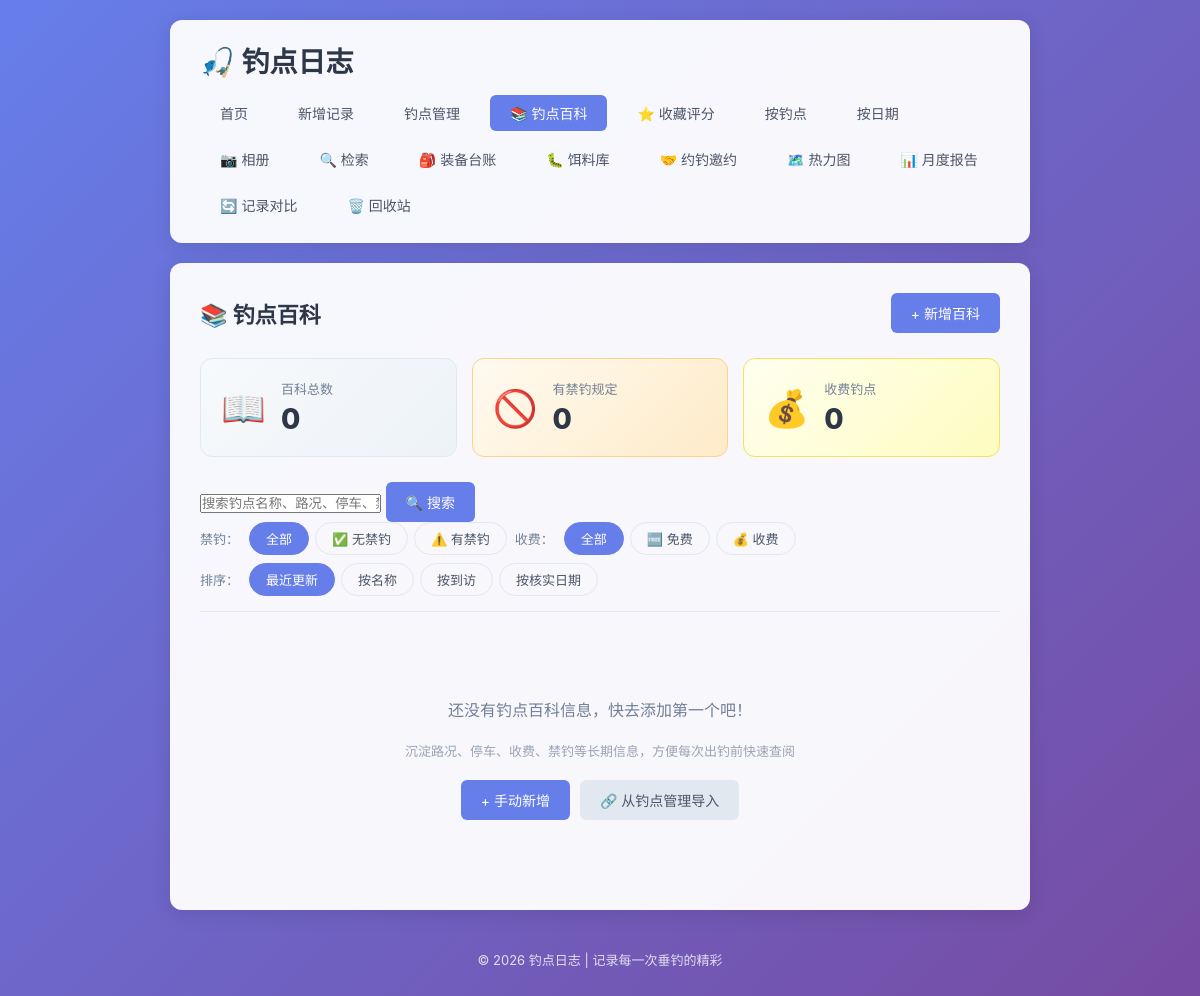
Before: /wiki with the older database file.
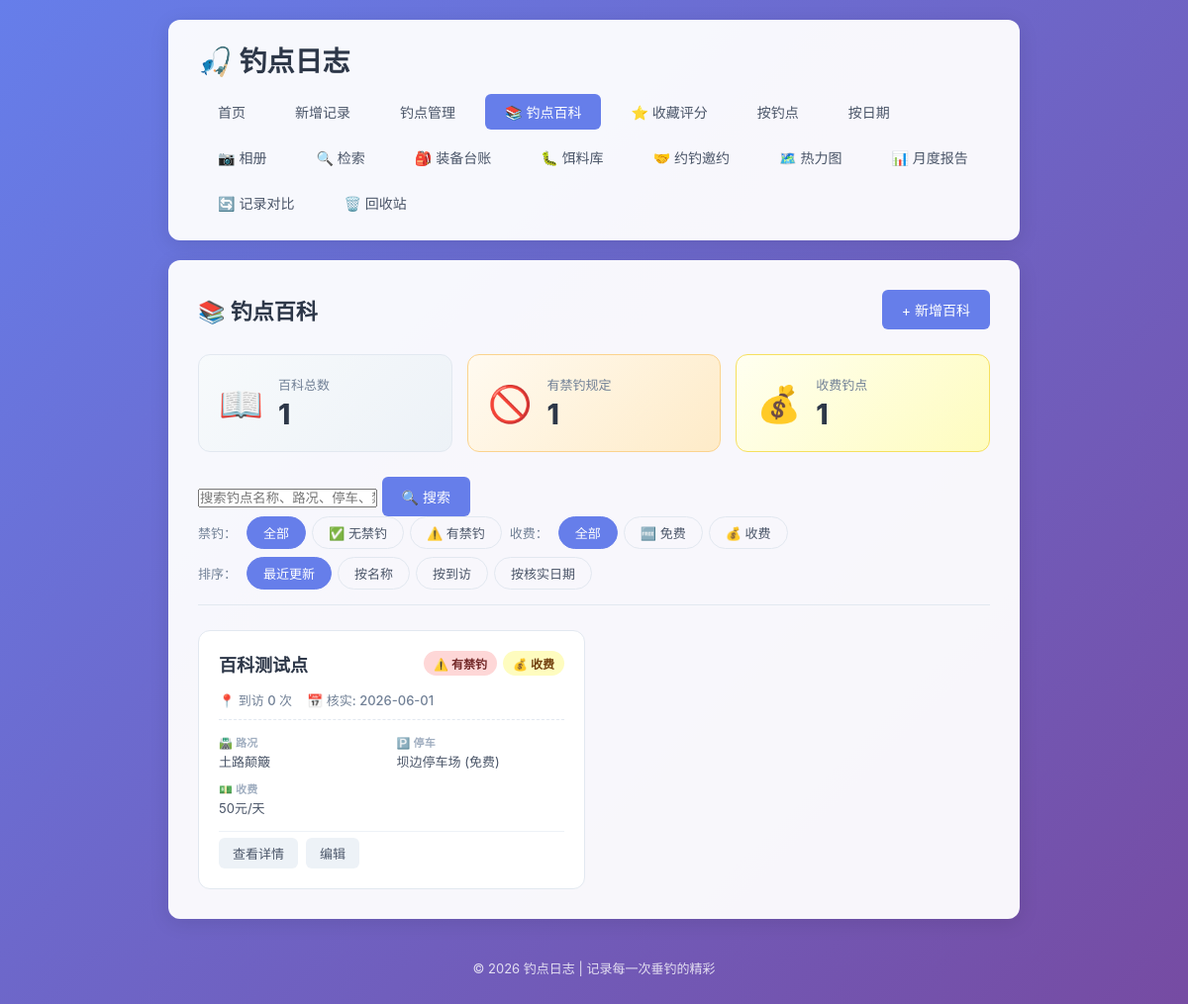
After: the same page with the newer database file.
### tables this page shows
CREATE TABLE spot_wiki (
            id INTEGER PRIMARY KEY AUTOINCREMENT,
            spot_id INTEGER,
            spot_name TEXT NOT NULL,
            road_condition TEXT,
            parking_info TEXT,
            parking_fee TEXT,
            fishing_fee TEXT,
            ban_info TEXT,
            best_time TEXT,
            water_features TEXT,
            suitable_methods TEXT,
            facilities TEXT,
            safety_notes TEXT,
            tips TEXT,
            source TEXT,
            info_date DATE,
            created_at TIMESTAMP DEFAULT CURRENT_TIMESTAMP,
            updated_at TIMESTAMP DEFAULT CURRENT_TIMESTAMP,
            deleted_at TIMESTAMP,
            FOREIGN KEY (spot_id) REFERENCES fishing_spots(id) ON DELETE SET NULL
        );

### app.py (the view)
@app.route('/wiki')
def wiki_list():
    conn = get_db()
    sort_by = request.args.get('sort', 'recent')
    keyword = request.args.get('q', '').strip()
    has_ban_filter = request.args.get('ban', None)
    has_fee_filter = request.args.get('fee', None)
    query = '''
        SELECT w.*,
               (SELECT COUNT(*) FROM fishing_logs l WHERE l.spot = w.spot_name AND l.deleted_at IS NULL) as visit_count
        FROM spot_wiki w
        WHERE w.deleted_at IS NULL
    '''
    params = []
    conditions = []
    if keyword:
        conditions.append('(w.spot_name LIKE ? OR w.road_condition LIKE ? OR w.parking_info LIKE ? OR w.ban_info LIKE ? OR w.tips LIKE ?)')
        like = f'%{keyword}%'
        params.extend([like, like, like, like, like])
    if has_ban_filter == 'yes':
        conditions.append('w.ban_info IS NOT NULL AND w.ban_info != ""')
    elif has_ban_filter == 'no':
        conditions.append('(w.ban_info IS NULL OR w.ban_info = "")')
    if has_fee_filter == 'free':
        conditions.append('(w.fishing_fee LIKE ? OR w.fishing_fee IS NULL OR w.fishing_fee = "")')
        params.append('%免费%')
    elif has_fee_filter == 'paid':
        conditions.append('w.fishing_fee IS NOT NULL AND w.fishing_fee != "" AND w.fishing_fee NOT LIKE ?')
        params.append('%免费%')
    if conditions:
        query += ' AND ' + ' AND '.join(conditions)
    if sort_by == 'name':
        query += ' ORDER BY w.spot_name'
    elif sort_by == 'visit':
        query += ' ORDER BY visit_count DESC'
    elif sort_by == 'info_date':
        query += ' ORDER BY w.info_date DESC NULLS LAST'
    else:
        query += ' ORDER BY w.updated_at DESC, w.created_at DESC'
    wikis = conn.execute(query, params).fetchall()
    wiki_list_data = [dict(w) for w in wikis]
    stats = conn.execute('''
        SELECT
            COUNT(*) as total,
            SUM(CASE WHEN ban_info IS NOT NULL AND ban_info != '' THEN 1 ELSE 0 END) as ban_count,
            SUM(CASE WHEN fishing_fee IS NOT NULL AND fishing_fee != '' AND fishing_fee NOT LIKE '%免费%' THEN 1 ELSE 0 END) as paid_count
        FROM spot_wiki WHERE deleted_at IS NULL
    ''').fetchone()
    conn.close()
    return render_template(
        'spot_wiki_list.html',
        wikis=wiki_list_data,
        sort_by=sort_by,
        keyword=keyword,
        has_ban_filter=has_ban_filter,
        has_fee_filter=has_fee_filter,
        total=stats['total'] or 0,
        ban_count=stats['ban_count'] or 0,
        paid_count=stats['paid_count'] or 0
    )

### app.py (called while the page is built)
def get_db():
    conn = sqlite3.connect(DB_PATH)
    conn.row_factory = sqlite3.Row
    return conn

### templates/spot_wiki_list.html (shortened to what this page needs)
{% extends 'base.html' %}
{% block content %}
    <div class="page-header">
        <h2>📚 钓点百科</h2>
        <div style="display: flex; gap: 10px; flex-wrap: wrap;">
            <a href="{{ url_for('wiki_add') }}" class="btn btn-primary">+ 新增百科</a>
        </div>
    </div>
    <div class="wiki-stats-grid">
        <div class="wiki-stat-card">
            <div class="wiki-stat-icon">📖</div>
            <div class="wiki-stat-content">
                <div class="wiki-stat-label">百科总数</div>
                <div class="wiki-stat-value">{{ total }}</div>
            </div>
        </div>
        <div class="wiki-stat-card warn">
            <div class="wiki-stat-icon">🚫</div>
            <div class="wiki-stat-content">
                <div class="wiki-stat-label">有禁钓规定</div>
                <div class="wiki-stat-value">{{ ban_count }}</div>
            </div>
        </div>
        <div class="wiki-stat-card info">
            <div class="wiki-stat-icon">💰</div>
            <div class="wiki-stat-content">
                <div class="wiki-stat-label">收费钓点</div>
                <div class="wiki-stat-value">{{ paid_count }}</div>
            </div>
        </div>
    </div>
    <div class="search-section">
        <form method="GET" action="{{ url_for('wiki_list') }}" class="search-bar-form">
            <div class="search-input-group">
                <input type="text" name="q" placeholder="搜索钓点名称、路况、停车、禁钓、技巧..."
                       value="{{ keyword }}" class="search-input">
                <button type="submit" class="btn btn-primary">🔍 搜索</button>
            </div>
        </form>
    </div>
    <div class="filter-bar">
        <div class="filter-group">
            <span class="filter-label">禁钓：</span>
            <a href="{{ url_for('wiki_list', sort=sort_by, q=keyword, fee=has_fee_filter) }}"
               class="filter-btn {% if has_ban_filter is none %}active{% endif %}">全部</a>
            <a href="{{ url_for('wiki_list', sort=sort_by, q=keyword, fee=has_fee_filter, ban='no') }}"
               class="filter-btn {% if has_ban_filter == 'no' %}active{% endif %}">✅ 无禁钓</a>
            <a href="{{ url_for('wiki_list', sort=sort_by, q=keyword, fee=has_fee_filter, ban='yes') }}"
               class="filter-btn {% if has_ban_filter == 'yes' %}active{% endif %}">⚠️ 有禁钓</a>
        </div>
        <div class="filter-group">
            <span class="filter-label">收费：</span>
            <a href="{{ url_for('wiki_list', sort=sort_by, q=keyword, ban=has_ban_filter) }}"
               class="filter-btn {% if has_fee_filter is none %}active{% endif %}">全部</a>
            <a href="{{ url_for('wiki_list', sort=sort_by, q=keyword, ban=has_ban_filter, fee='free') }}"
               class="filter-btn {% if has_fee_filter == 'free' %}active{% endif %}">🆓 免费</a>
            <a href="{{ url_for('wiki_list', sort=sort_by, q=keyword, ban=has_ban_filter, fee='paid') }}"
               class="filter-btn {% if has_fee_filter == 'paid' %}active{% endif %}">💰 收费</a>
        </div>
        <div class="filter-group">
            <span class="filter-label">排序：</span>
            <a href="{{ url_for('wiki_list', q=keyword, ban=has_ban_filter, fee=has_fee_filter, sort='recent') }}"
               class="filter-btn {% if sort_by == 'recent' %}active{% endif %}">最近更新</a>
            <a href="{{ url_for('wiki_list', q=keyword, ban=has_ban_filter, fee=has_fee_filter, sort='name') }}"
               class="filter-btn {% if sort_by == 'name' %}active{% endif %}">按名称</a>
            <a href="{{ url_for('wiki_list', q=keyword, ban=has_ban_filter, fee=has_fee_filter, sort='visit') }}"
               class="filter-btn {% if sort_by == 'visit' %}active{% endif %}">按到访</a>
            <a href="{{ url_for('wiki_list', q=keyword, ban=has_ban_filter, fee=has_fee_filter, sort='info_date') }}"
               class="filter-btn {% if sort_by == 'info_date' %}active{% endif %}">按核实日期</a>
        </div>
    </div>
    {% if wikis %}
        <div class="wiki-grid">
            {% for wiki in wikis %}
                <div class="wiki-card">
                    <div class="wiki-card-header">
                        <h3 class="wiki-name">
                            <a href="{{ url_for('wiki_detail', wiki_id=wiki['id']) }}">{{ wiki['spot_name'] }}</a>
                        </h3>
                        <div class="wiki-tags">
                            {% if wiki['ban_info'] %}
                                <span class="wiki-tag tag-warn">⚠️ 有禁钓</span>
                            {% else %}
                                <span class="wiki-tag tag-ok">✅ 无禁钓</span>
                            {% endif %}
                            {% if wiki['fishing_fee'] and '免费' not in wiki['fishing_fee'] %}
                                <span class="wiki-tag tag-fee">💰 收费</span>
                            {% elif wiki['fishing_fee'] and '免费' in wiki['fishing_fee'] %}
                                <span class="wiki-tag tag-free">🆓 免费</span>
                            {% elif not wiki['fishing_fee'] %}
                                <span class="wiki-tag tag-unknown">❓ 未知</span>
                            {% endif %}
                        </div>
                    </div>
                    <div class="wiki-meta">
                        <span class="wiki-meta-item">📍 到访 {{ wiki['visit_count'] or 0 }} 次</span>
                        {% if wiki['info_date'] %}
                            <span class="wiki-meta-item">📅 核实: {{ wiki['info_date'][:10] }}</span>
                        {% endif %}
                    </div>
                    <div class="wiki-info-grid">
                        {% if wiki['road_condition'] %}
                            <div class="wiki-info-item">
                                <span class="wiki-info-label">🛣️ 路况</span>
                                <span class="wiki-info-value">{{ wiki['road_condition'][:50] }}{% if wiki['road_condition']|length > 50 %}...{% endif %}</span>
                            </div>
                        {% endif %}
                        {% if wiki['parking_info'] or wiki['parking_fee'] %}
                            <div class="wiki-info-item">
                                <span class="wiki-info-label">🅿️ 停车</span>
                                <span class="wiki-info-value">
                                    {% if wiki['parking_info'] %}{{ wiki['parking_info'][:40] }}{% endif %}
                                    {% if wiki['parking_fee'] %} ({{ wiki['parking_fee'][:20] }}){% endif %}
                                </span>
                            </div>
                        {% endif %}
                        {% if wiki['fishing_fee'] %}
                            <div class="wiki-info-item">
                                <span class="wiki-info-label">💵 收费</span>
                                <span class="wiki-info-value">{{ wiki['fishing_fee'][:50] }}</span>
                            </div>
                        {% endif %}
                    </div>
                    <div class="wiki-card-footer">
                        <a href="{{ url_for('wiki_detail', wiki_id=wiki['id']) }}" class="btn btn-small">查看详情</a>
                        <a href="{{ url_for('wiki_edit', wiki_id=wiki['id']) }}" class="btn btn-small">编辑</a>
                    </div>
                </div>
            {% endfor %}
        </div>
    {% else %}
        <div class="empty-state">
            <p>还没有钓点百科信息，快去添加第一个吧！</p>
            <p style="font-size: 13px; opacity: 0.7; margin-top: 8px;">沉淀路况、停车、收费、禁钓等长期信息，方便每次出钓前快速查阅</p>
            <div style="margin-top: 20px; display: flex; gap: 10px; justify-content: center; flex-wrap: wrap;">
                <a href="{{ url_for('wiki_add') }}" class="btn btn-primary">+ 手动新增</a>
                <a href="{{ url_for('spots_list') }}" class="btn btn-secondary">🔗 从钓点管理导入</a>
            </div>
        </div>
    {% endif %}
{% endblock %}

### templates/base.html (shortened to what this page needs)
<!DOCTYPE html>
<html lang="zh-CN">
<head>
    <link rel="stylesheet" href="{{ url_for('static', filename='style.css') }}">
</head>
<body>
    <div class="container">
        <header>
            <h1>🎣 钓点日志</h1>
            <nav>
                <a href="{{ url_for('index') }}" class="{% if request.endpoint == 'index' %}active{% endif %}">首页</a>
                <a href="{{ url_for('add_log') }}" class="{% if request.endpoint == 'add_log' %}active{% endif %}">新增记录</a>
                <a href="{{ url_for('spots_list') }}" class="{% if request.endpoint in ['spots_list', 'spot_detail', 'add_spot', 'edit_spot'] %}active{% endif %}">钓点管理</a>
                <a href="{{ url_for('wiki_list') }}" class="{% if request.endpoint in ['wiki_list', 'wiki_detail', 'wiki_add', 'wiki_edit'] %}active{% endif %}">📚 钓点百科</a>
                <a href="{{ url_for('spots_list', filter='favorite') }}" class="{% if request.endpoint == 'spots_list' and request.args.get('filter') == 'favorite' %}active{% endif %}">⭐ 收藏评分</a>
                <a href="{{ url_for('by_spot') }}" class="{% if request.endpoint == 'by_spot' %}active{% endif %}">按钓点</a>
                <a href="{{ url_for('by_date') }}" class="{% if request.endpoint == 'by_date' %}active{% endif %}">按日期</a>
                <a href="{{ url_for('gallery') }}" class="{% if request.endpoint == 'gallery' %}active{% endif %}">📷 相册</a>
                <a href="{{ url_for('search_logs') }}" class="{% if request.endpoint == 'search_logs' %}active{% endif %}">🔍 检索</a>
                <a href="{{ url_for('equipments_list') }}" class="">🎒 装备台账</a>
                <a href="{{ url_for('baits_list') }}" class="{% if request.endpoint in ['baits_list', 'add_bait', 'edit_bait'] %}active{% endif %}">🐛 饵料库</a>
                <a href="{{ url_for('invitations_list') }}" class="{% if request.endpoint in ['invitations_list', 'add_invitation', 'invitations_detail', 'edit_invitation'] %}active{% endif %}">🤝 约钓邀约</a>
                <a href="{{ url_for('heatmap') }}" class="{% if request.endpoint == 'heatmap' %}active{% endif %}">🗺️ 热力图</a>
                <a href="{{ url_for('monthly_report') }}" class="{% if request.endpoint == 'monthly_report' %}active{% endif %}">📊 月度报告</a>
                <a href="{{ url_for('compare_select') }}" class="{% if request.endpoint in ['compare_select', 'compare_results'] %}active{% endif %}">🔄 记录对比</a>
                <a href="{{ url_for('recycle_bin') }}" class="{% if request.endpoint in ['recycle_bin', 'restore_item', 'permanent_delete_item', 'batch_restore', 'batch_permanent_delete'] %}active{% endif %}">🗑️ 回收站</a>
            </nav>
        </header>
        <main>
            {% block content %}{% endblock %}
        </main>
        <footer>
            <p>© 2026 钓点日志 | 记录每一次垂钓的精彩</p>
        </footer>
    </div>
</body>
</html>

Changed rows visible on the page:
added spot_wiki: spot_name "百科测试点", ban_info "⚠️ 有禁钓", shows "💰 收费", wiki "0", info_date "2026-06-01", road_condition "土路颠簸", parking_info "坝边停车场", parking_fee "免费", fishing_fee "50元/天"
Other visible differences:
{{ total }}: "0" → "1"
{{ ban_count }}: "0" → "1"
{{ paid_count }}: "0" → "1"
text no longer shown: "还没有钓点百科信息，快去添加第一个吧！ 沉淀路况、停车、收费、禁钓等长期信息，方便每次出钓前快速查阅 + 手动新增 🔗 从钓点管理导入"
